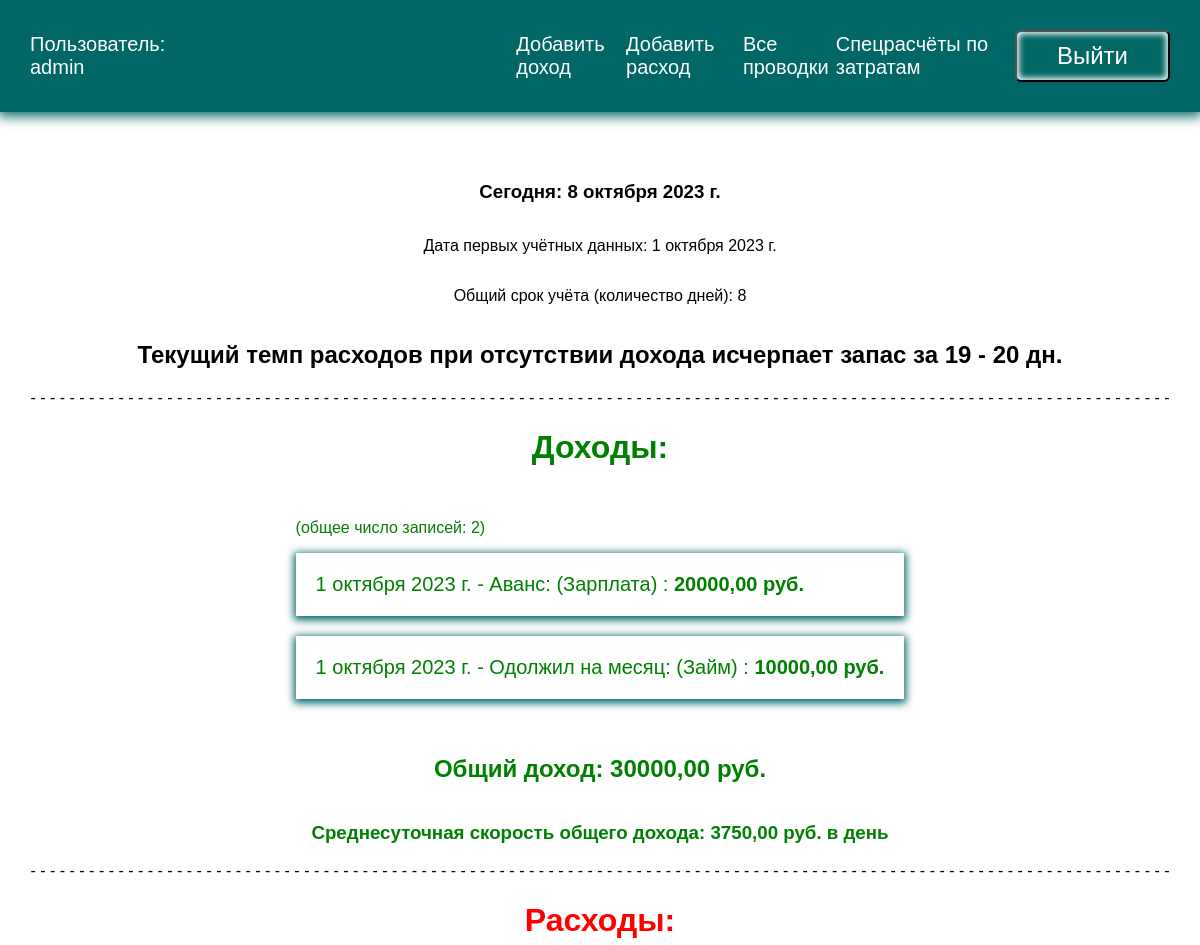
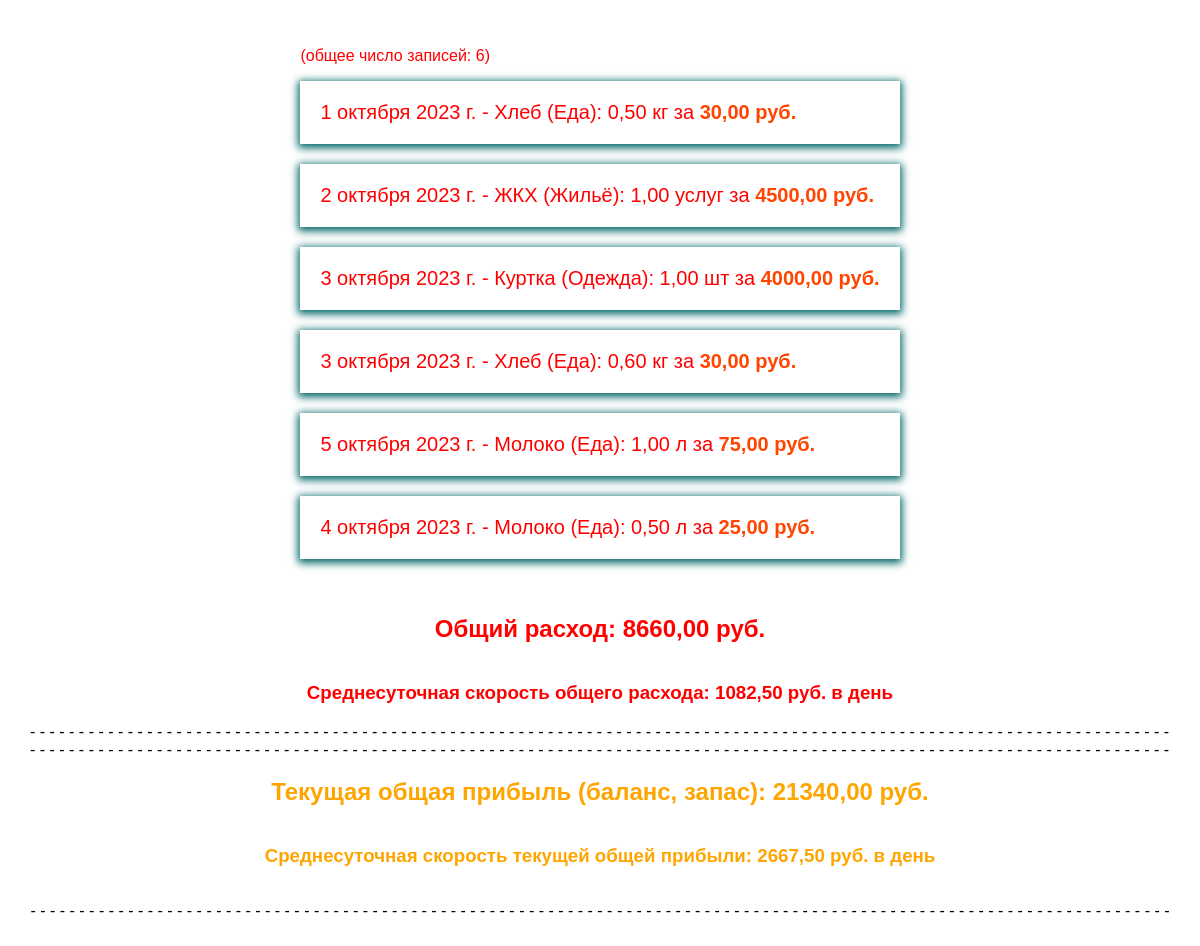
The app's page /recorded/ (signed in) with its own data (2 pictures, top to bottom).
### transaction/models.py (models this page shows, shortened)
class ProfitableTransaction(models.Model):
    date = models.DateField(blank=False, verbose_name='Дата дохода')
    incometype = models.ManyToManyField('IncomeType', blank=True, verbose_name='Тип дохода')
    name = models.CharField(blank=True, max_length=200, verbose_name='Наименование дохода')
    description = models.TextField(null=True, blank=True, verbose_name='Описание дохода')
    amount = models.DecimalField(max_digits=20, decimal_places=2, verbose_name='Сумма')

class IncomeType(models.Model):
    name = models.CharField(max_length=200)
    def __str__(self):
        return self.name

class ExpenditureTransaction(models.Model):
    date = models.DateField(blank=False, verbose_name='Дата расхода')
    category = models.ManyToManyField('Category', blank=True, verbose_name='Категория расхода')
    name = models.CharField(blank=True, max_length=200, verbose_name='Наименование расхода')
    description = models.TextField(null=True, blank=True, verbose_name='Описание расхода')
    meter = models.ManyToManyField('Meter', blank=True, verbose_name='Единица измерения товара/услуги')
    quantity = models.DecimalField(null=True, max_digits=20, decimal_places=2, verbose_name='Количество измерителя')
    price = models.DecimalField(null=True, max_digits=20, decimal_places=2, verbose_name='Цена за единицу измерения')
    @property
    def total_cost(self):
        return round(self.quantity * self.price, 2)

class Category(models.Model):
    name = models.CharField(max_length=200)
    def __str__(self):
        return self.name

class Meter(models.Model):
    name = models.CharField(max_length=200)
    def __str__(self):
        return self.name

### transaction/views.py (the view)
# urls.py: path('recorded/', views.recordedtransactions, name='recorded'),
@login_required
def recordedtransactions(request):
    protransactions = ProfitableTransaction.objects.all()
    exptransactions = ExpenditureTransaction.objects.all()
    valuespro_list = protransactions.values()
    valuesexp_list = exptransactions.values()
    sumpro = 0
    sumexp = 0
    countpro = 0
    countexp = 0
    for item in valuespro_list:
        valuepro = item['amount']
        sumpro += valuepro
        countpro += 1
    for item in valuesexp_list:
        valueexp = round(item['quantity'] * item['price'], 2)
        sumexp += valueexp
        countexp += 1
    total_balance = sumpro - sumexp
    oldest_date_pro = ProfitableTransaction.objects.aggregate(Min('date'))['date__min']
    if not oldest_date_pro:
        return 0
    delta_date_pro = (date.today() - oldest_date_pro).days + 1
    oldest_date_exp = ExpenditureTransaction.objects.aggregate(Min('date'))['date__min']
    if not oldest_date_exp:
        return 0
    delta_date_exp = (date.today() - oldest_date_exp).days + 1
    delta_days = [delta_date_pro, delta_date_exp]
    max_delta_days = max(delta_days)
    if delta_date_pro >= delta_date_exp:
        oldest_of_oldest_dates = oldest_date_pro
    else:
        oldest_of_oldest_dates = oldest_date_exp
    total_revenue_rate = round(sumpro / max_delta_days, 2)
    total_expense_rate = round(sumexp / max_delta_days, 2)
    days_left = f'{floor(total_balance / total_expense_rate)} - {floor(total_balance / total_expense_rate) + 1}'
    margin_total_rate = total_revenue_rate - total_expense_rate
    today = date.today()
    multidash = '- ' * 117
    context = {'protransactions': protransactions, 'exptransactions': exptransactions,
               'sumpro': sumpro, 'sumexp': sumexp, 'countpro': countpro, 'countexp': countexp,
               'total_revenue_rate': total_revenue_rate, 'total_expense_rate': total_expense_rate,
               'total_balance': total_balance, 'margin_total_rate': margin_total_rate,
               'today': today, 'max_delta_days': max_delta_days, 'days_left': days_left,
               'oldest_of_oldest_dates': oldest_of_oldest_dates, 'multidash': multidash}
    return render(request, 'transaction/recordedtransactions.html', context)

### transaction/templates/transaction/recordedtransactions.html
{% extends 'transaction/base.html' %}
{% block content %}
<h3>Сегодня: {{ today }}  </h3>
<p>Дата первых учётных данных: {{ oldest_of_oldest_dates }}</p>
<p>Общий срок учёта (количество дней): {{ max_delta_days }}</p>
<h2 style="color: black">Текущий темп расходов при отсутствии дохода исчерпает запас за {{ days_left }} дн.</h2>
{{ multidash }}
<h1 style="color: green">Доходы:</h1>
<ul style="color: green">
    <p>(общее число записей: {{ countpro }})</p>
    {% for protransaction in protransactions %}
    <li>
        <a style="color: green" href="{% url 'viewprotransaction' protransaction.id %}">
            {{ protransaction.date }} - {{ protransaction.name }}: {{ protransaction.description }}
            ({{ protransaction.incometype.first }}) :
            <b style="color: green">
                {{ protransaction.amount }} руб.
            </b>
        </a>
    </li>
    {% endfor %}
</ul>
<h2 style="color: green">Общий доход: {{ sumpro }} руб.</h2>
<h3 style="color: green">Среднесуточная скорость общего дохода: {{ total_revenue_rate }} руб. в день</h3>
{{ multidash }}
<h1 style="color: red">Расходы:</h1>
<ul style="color: red">
    <p>(общее число записей: {{ countexp }})</p>
    {% for exptransaction in exptransactions %}
    <li>
        <a style="color: red" href="{% url 'viewexptransaction' exptransaction.id %}">
            {{ exptransaction.date }} - {{ exptransaction.name }} {{ exptransaction.description }}
            ({{ exptransaction.category.first }}): {{ exptransaction.quantity }} {{ exptransaction.meter.first }} за
            <b>
                 {{ exptransaction.total_cost }} руб.
            </b>
        </a>
    </li>
    {% endfor %}
</ul>
<h2 style="color: red">Общий расход: {{ sumexp }} руб.</h2>
<h3 style="color: red">Среднесуточная скорость общего расхода: {{ total_expense_rate }} руб. в день</h3>
{{ multidash }}
{{ multidash }}
<h2 style="color: orange">Текущая общая прибыль (баланс, запас): {{ total_balance }} руб.</h2>
<h3 style="color: orange">Среднесуточная скорость текущей общей прибыли: {{ margin_total_rate }} руб. в день</h3>
<p>{{ multidash }}</p>
{% endblock %}

### transaction/templates/transaction/base.html (shortened to what this page needs)
<!DOCTYPE html>
{% load static %}
<html lang="en">
<head>
    <link rel="stylesheet" href="{% static 'css/style.css' %}">
</head>
<body>
    <div class="menu">
        <div class="wrap">
            {% if user.is_authenticated %}
            <ul>
                <li class="logo" ><a href="">Пользователь: {{ user.username }}</a></li>
                <li><a href="{% url 'createpro' %}">Добавить доход</a></li>
                <li><a href="{% url 'createexp' %}">Добавить расход</a></li>
                <li><a href="{% url 'recorded' %}">Все проводки</a></li>
                <li><a href="{% url 'special_cost_calculations' %}">Спецрасчёты по затратам</a></li>
                <li>
                    <form action="{% url 'logout' %}" method="post">
                        <button class="btn bottom">Выйти</button>
                    </form>
                </li>
            </ul>
            {% else %}
            <ul>
                <li><a href="{% url 'signup' %}">Зарегистрироваться</a></li>
                <li><a href="{% url 'login' %}">Войти</a></li>
            </ul>
            {% endif %}
        </div>
    </div>
    <div class="content">
        <div class="wrap">
            {% block content %}
            {% endblock %}
        </div>
    </div>
</body>
</html>

### transaction/static/css/style.css (style rules this page uses)
body { margin: 0; padding: 0; font-family: Arial, Helvetica, sans-serif; }
.wrap { max-width: 1200px; margin: 0 auto; padding: 10px 30px; box-sizing: border-box; }
.menu { background: #006666; box-shadow: 0 2px 12px 2px #006666; }
ul { list-style: none; padding: 0; }
.menu ul { display: flex; justify-content: space-between; align-items: center; font-size: 20px; }
.menu .logo { margin-right: 30%; color: #fff; }
a { text-decoration: none; }
.menu a { color: #fff; }
.content .wrap { display: flex; flex-direction: column; align-items: center; justify-content: center; margin-top: 40px; }
h1, h2 { color: #006666; }
.btn { background: #006666; color: #fff; }
.bottom { margin-top: 0; }
button { border-radius: 6px; box-shadow: inset 0 0 6px 2px #fff; padding: 10px 40px; margin-top: 40px; font-size: 24px; cursor: pointer; }
.content li { box-shadow: 0 2px 8px 2px #006666; margin-bottom: 20px; font-size: 20px; }
.content a { color: #000; display: block; padding: 20px; box-sizing: border-box; }
a b { color: orangered; }

### records on screen
ProfitableTransaction: date "1 октября 2023 г.", name "Аванс", incometype.first "Зарплата", amount "20000,00"
ProfitableTransaction: date "1 октября 2023 г.", name "Одолжил на месяц", incometype.first "Займ", amount "10000,00"
ExpenditureTransaction: date "1 октября 2023 г.", name "Хлеб", category.first "Еда", quantity "0,50", meter.first "кг", total_cost "30,00"
ExpenditureTransaction: date "2 октября 2023 г.", name "ЖКХ", category.first "Жильё", quantity "1,00", meter.first "услуг", total_cost "4500,00"
ExpenditureTransaction: date "3 октября 2023 г.", name "Куртка", category.first "Одежда", quantity "1,00", meter.first "шт", total_cost "4000,00"
ExpenditureTransaction: date "3 октября 2023 г.", name "Хлеб", category.first "Еда", quantity "0,60", meter.first "кг", total_cost "30,00"
ExpenditureTransaction: date "5 октября 2023 г.", name "Молоко", category.first "Еда", quantity "1,00", meter.first "л", total_cost "75,00"
ExpenditureTransaction: date "4 октября 2023 г.", name "Молоко", category.first "Еда", quantity "0,50", meter.first "л", total_cost "25,00"

### other values on screen
{{ user.username }} "admin"
{{ oldest_of_oldest_dates }} "1 октября 2023 г."
{{ max_delta_days }} "8"
{{ days_left }} "19 - 20"
{{ countpro }} "2"
{{ sumpro }} "30000,00"
{{ total_revenue_rate }} "3750,00"
{{ countexp }} "6"
{{ sumexp }} "8660,00"
{{ total_expense_rate }} "1082,50"
{{ total_balance }} "21340,00"
{{ margin_total_rate }} "2667,50"
